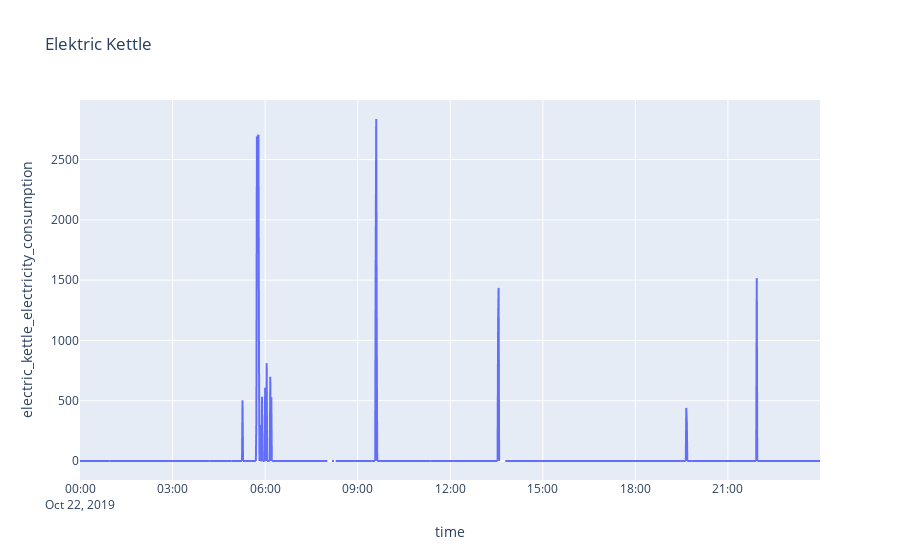

The cell this chart's notebook holds for it:
### Code cell
fig = px.line(desired_day_df, x='time', y='electric_kettle_electricity_consumption', title='Elektric Kettle')
fig.show()

### Figure 1 — Plotly figure (JSON) as saved in the notebook; plotly's stock layout.template omitted (floating-point values rounded to 4 significant figures; data arrays with more than 128 entries replaced by an {"elided": "..."} marker saying what was removed)
{"data": [{"hovertemplate": "time=%{x}<br>electric_kettle_electricity_consumption=%{y}<extra></extra>", "legendgroup": "", "line": {"color": "#636efa", "dash": "solid"}, "marker": {"symbol": "circle"}, "mode": "lines", "name": "", "showlegend": false, "type": "scattergl", "x": {"elided": "1440 str values"}, "xaxis": "x", "y": {"elided": "1440 float values"}, "yaxis": "y"}], "layout": {"legend": {"tracegroupgap": 0}, "title": {"text": "Elektric Kettle"}, "xaxis": {"anchor": "y", "domain": [0, 1], "title": {"text": "time"}}, "yaxis": {"anchor": "x", "domain": [0, 1], "title": {"text": "electric_kettle_electricity_consumption"}}}}
